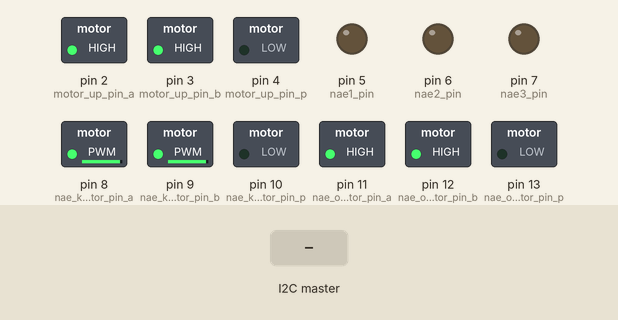
Simulated run of this sketch. Board: Arduino Uno, built with avr-gcc and run on an emulated ATmega328P. Shown: switched loads named in the sketch (green lamp = pin HIGH), output pins drawn as LEDs (lit = HIGH). Inputs (shaded band) come from the test bench.

Above: at 2.2 s.
2.3 s: the I2C master sends the byte 0
At 2.9 s:
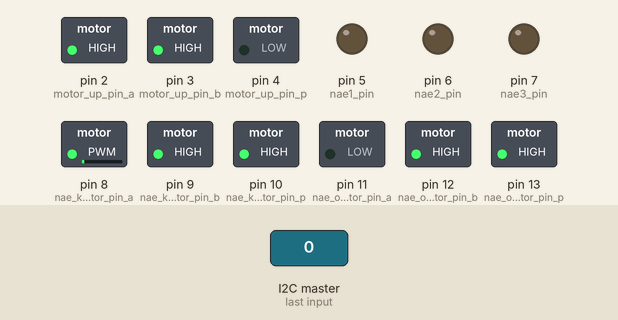
3.8 s: the I2C master sends the byte 1
At 4.2 s:
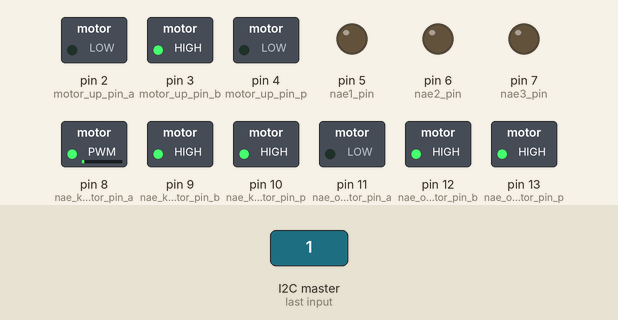
5.3 s: the I2C master sends the byte 200
At 6.5 s:
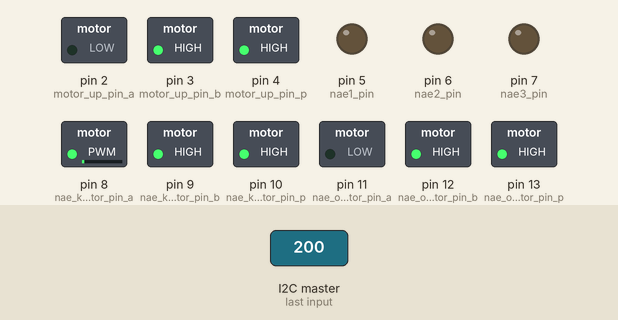
6.8 s: the I2C master sends the byte 2
At 7.7 s:
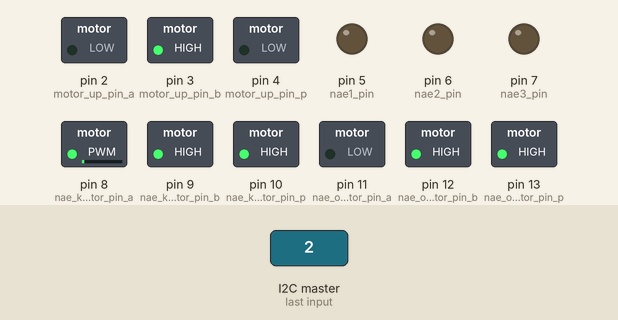
Timing chart, 0 to 9.3 s (numbered marks = the images above; inputs shaded):
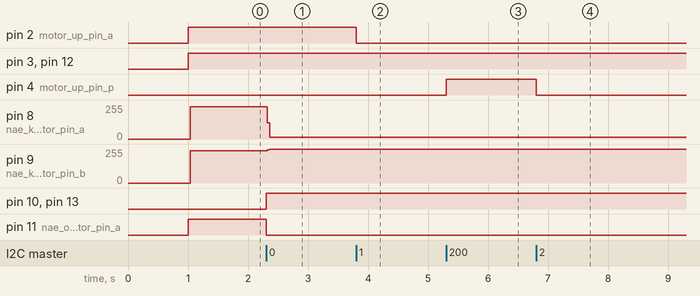

Measured:
- after the input at 2.3 s, pin 8 (nae_kankaku_motor_pin_a): 242/255 → 13/255 at once; pin 9 (nae_kankaku_motor_pin_b): 242/255 → 255/255 at once; pin 10 (nae_kankaku_motor_pin_p), pin 13 (nae_oshidasi_motor_pin_p): LOW → HIGH at once; pin 11 (nae_oshidasi_motor_pin_a): HIGH → LOW at once
- after the input at 3.8 s, pin 2 (motor_up_pin_a): HIGH → LOW at once
- after the input at 5.3 s, pin 4 (motor_up_pin_p): LOW → HIGH at once
- after the input at 6.8 s, pin 4 (motor_up_pin_p): HIGH → LOW at once

The sketch:

nae.ino
```cpp
#include<Wire.h>
#include"subMaster.h"
#include"LoopCycleController.h"
byte Getnumber[4];
byte air_output;
byte Motor_power_nae_zyouge;
byte Motor_muki_nae_zyouge;

byte Motor_power_nae_oshidasi;
byte Motor_muki_nae_oshidasi;

byte Motor_power_nae_kankaku;
byte Motor_muki_nae_kankaku;

const int motor_up_pin_a = 2;
const int motor_up_pin_b = 3;
const int motor_up_pin_p = 4;
//2
const int nae1_pin = 5;
const int nae2_pin = 6;
const int nae3_pin = 7;
//1
const int nae_kankaku_motor_pin_a = 8;
const int nae_kankaku_motor_pin_b = 9;
const int nae_kankaku_motor_pin_p = 10;
//2
const int nae_oshidasi_motor_pin_a = 11;
const int nae_oshidasi_motor_pin_b = 12;
const int nae_oshidasi_motor_pin_p = 13;
//2
LoopCycleController loopCtrl(1000);
void setup() {
  // put your setup code here, to run once:
  delay(1000);
  Wire.begin(4);
  Wire.onReceive(receiveEvent);
  pinMode(nae1_pin, OUTPUT);//苗1
  pinMode(nae2_pin, OUTPUT);//苗2
  pinMode(nae3_pin, OUTPUT);//苗3
}

void loop() {
  // put your main code here, to run repeatedly:
  digitalWrite(8, air_output);
  digitalWrite(9, air_output);
  digitalWrite(10, air_output);
  //  motor_OUTPUT(a,b,p,Motor_power,Motor_muki)
  motor_OUTPUT(motor_up_pin_a, motor_up_pin_b, motor_up_pin_p, Motor_power_nae_zyouge, Motor_muki_nae_zyouge);
  motor_OUTPUT(nae_kankaku_motor_pin_a, nae_kankaku_motor_pin_b, nae_kankaku_motor_pin_p, Motor_power_nae_kankaku, Motor_muki_nae_kankaku);
  motor_OUTPUT(nae_oshidasi_motor_pin_a, nae_oshidasi_motor_pin_b, nae_oshidasi_motor_pin_p, Motor_power_nae_oshidasi, Motor_muki_nae_oshidasi);
  loopCtrl.Update();
}

void receiveEvent() {
  while (Wire.available()) {
    Getnumber[0] = Wire.read();
    //機構を上にあげるモーターのパワー
    Getnumber[1] = Wire.read();
    //苗の間隔を変えるモーターのパワー
    Getnumber[2] = Wire.read();
    //苗を押し出すモーターのパワー
    Getnumber[3] = Wire.read();
    //機構を上にあげるモーターの回転方向、苗の間隔を変えるモーターの回転方向、苗を押し出すモーターの回転方向、エアシリンダーを出すか引っ込めるか
  }
  Motor_power_nae_zyouge = Getnumber[0];
  Motor_power_nae_kankaku = Getnumber[1];
  Motor_power_nae_oshidasi = Getnumber[2];
  Motor_muki_nae_zyouge = bitRead(Getnumber[3], 0);
  Motor_muki_nae_kankaku = bitRead(Getnumber[3], 1);
  Motor_muki_nae_oshidasi = bitRead(Getnumber[3], 2);
  air_output = bitRead(Getnumber[3], 3);
}
```

LoopCycleController.h
```cpp
/**
        @file   LoopCycleController.h
        @brief  ループ周期を一定にする
        @author 谷川　豊章
        @date   2016/8/11
*/


#ifndef DEF_LoopCycleController_H
#define DEF_LoopCycleController_H

#include <arduino.h>

/**     LoopCycleControllerクラス
        ループ周期をコントロールするクラス
*/
class LoopCycleController {
    const unsigned long CYCLE_US;   ///< 周期(unit:us)
    unsigned long       lastTime;   ///< 前回のループ開始時間(unit:us)

    bool    isError;    ///< 指定された周期を超過しているときtrue

  public:

    /**     コンストラクタ
            @param  cycle_us    [in]目標のループ周期
    */
    LoopCycleController(unsigned long cycle_us) : CYCLE_US(cycle_us), lastTime(0), isError(false)
    { }

    /**     更新
            ループ周期が一定になるように待つ
    */
    void Update() {
      if ( micros() - lastTime > CYCLE_US ) { //指定されたループ周期より処理に時間がかかっている

        if (lastTime != 0) { //初回のループでなければエラーフラグを立てる
          isError = true;
        }
        lastTime = micros();

      } else {

        //一定周期になるように待つ
        isError = false;
        while ( micros() - lastTime < CYCLE_US );
        lastTime += CYCLE_US;

      }
    }

    /**     ループ周期の読み出し
            @return ループ周期
    */
    unsigned long Cycle_us() {
      return CYCLE_US;
    }

    /**     エラー検出
            @retval false   ループ周期は一定
            @retval true    ループ周期は一定でない
    */
    bool IsError() {
      return isError;
    }
};

#endif

extern LoopCycleController loopCtrl;
```

motor_OUTPUT.cpp
```cpp
#include<arduino.h>
void motor_OUTPUT(byte a, byte b, byte p, byte Motor_power, byte Motor_muki) {
  pinMode(a, OUTPUT);
  pinMode(b, OUTPUT);
  pinMode(p, OUTPUT);

  if (Motor_power == 0) {
    digitalWrite(a, HIGH);
    digitalWrite(b, HIGH);
    analogWrite(p, 0);
  } else if (Motor_muki == 0) {
    digitalWrite(a, HIGH);
    digitalWrite(b, LOW);
    analogWrite(p, Motor_power);
  } else {
    digitalWrite(a, LOW);
    digitalWrite(b, HIGH);
    analogWrite(p, Motor_power);
  }
}
```

subMaster.h
```cpp
#pragma onse
void motor_OUTPUT(byte a,byte b,byte p,byte Motor_power,byte Motor_muki);
```
